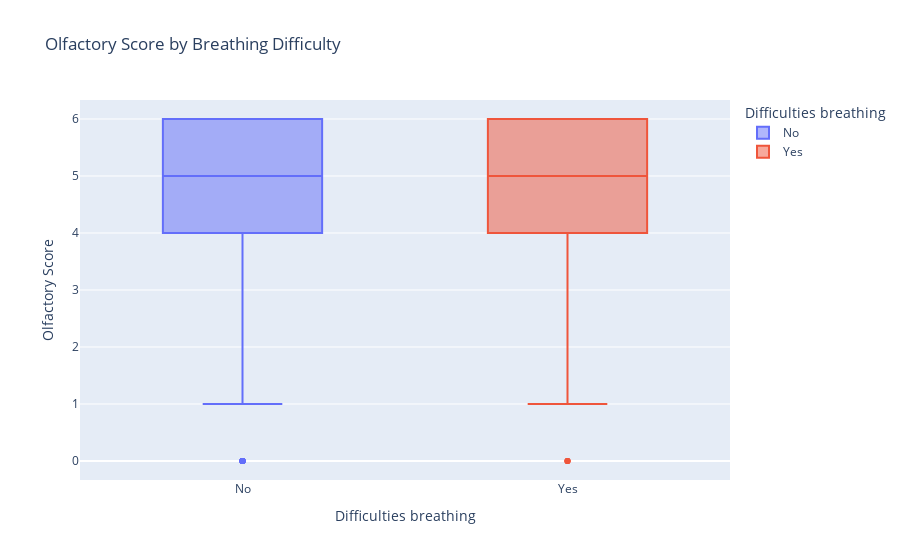

Notebook source saved alongside this figure:
### Code cell
olfactory_df = olfactory_df.with_columns(
    pl.when(pl.col("Breathing difficulty") == 1)
    .then(pl.lit("Yes"))
    .otherwise(pl.lit("No"))
    .alias("Difficulties breathing")
)

fig = px.box(
    olfactory_df,
    x="Difficulties breathing",
    y="Olfactory Score",
    color="Difficulties breathing",
    title="Olfactory Score by Breathing Difficulty",
    # range_y=[0, 6],
)
fig.show()

### Figure 1 — Plotly figure (JSON) as saved in the notebook; plotly's stock layout.template omitted (floating-point values rounded to 4 significant figures; data arrays with more than 128 entries replaced by an {"elided": "..."} marker saying what was removed)
{"data": [{"alignmentgroup": "True", "hovertemplate": "Difficulties breathing=%{x}<br>Olfactory Score=%{y}<extra></extra>", "legendgroup": "No", "marker": {"color": "#636efa"}, "name": "No", "notched": false, "offsetgroup": "No", "orientation": "v", "showlegend": true, "type": "box", "x": {"elided": "797 str values"}, "x0": " ", "xaxis": "x", "y": {"elided": "797 int values"}, "y0": " ", "yaxis": "y"}, {"alignmentgroup": "True", "hovertemplate": "Difficulties breathing=%{x}<br>Olfactory Score=%{y}<extra></extra>", "legendgroup": "Yes", "marker": {"color": "#EF553B"}, "name": "Yes", "notched": false, "offsetgroup": "Yes", "orientation": "v", "showlegend": true, "type": "box", "x": {"elided": "129 str values"}, "x0": " ", "xaxis": "x", "y": {"elided": "129 int values"}, "y0": " ", "yaxis": "y"}], "layout": {"boxmode": "overlay", "legend": {"title": {"text": "Difficulties breathing"}, "tracegroupgap": 0}, "title": {"text": "Olfactory Score by Breathing Difficulty"}, "xaxis": {"anchor": "y", "categoryarray": ["No", "Yes"], "categoryorder": "array", "domain": [0, 1], "title": {"text": "Difficulties breathing"}}, "yaxis": {"anchor": "x", "domain": [0, 1], "title": {"text": "Olfactory Score"}}}}
